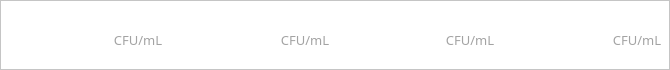
  <widget class="QFrame" name="frame_3">
   <property name="geometry">
    <rect>
     <x>348</x>
     <y>521</y>
     <width>670</width>
     <height>70</height>
    </rect>
   </property>
   <property name="styleSheet">
    <string notr="true">background-color: #ffffff;</string>
   </property>
   <property name="frameShape">
    <enum>QFrame::StyledPanel</enum>
   </property>
   <property name="frameShadow">
    <enum>QFrame::Raised</enum>
   </property>
   <widget class="QSpinBox" name="Spinbox_Time_2">
    <property name="geometry">
     <rect>
      <x>82</x>
      <y>386</y>
      <width>141</width>
      <height>91</height>
     </rect>
    </property>
    <property name="font">
     <font>
      <family>Nanum square</family>
      <pointsize>18</pointsize>
      <weight>9</weight>
      <italic>false</italic>
      <bold>false</bold>
     </font>
    </property>
    <property name="styleSheet">
     <string notr="true">QSpinBox {
    border-image: url(:/Icon/mea_sel_off_box.png) 4;
    border-width: 2;
    font: 75 18pt &quot;Nanum square&quot;;
}


QSpinBox::up-button {
    subcontrol-origin: border;
    subcontrol-position: top right; /* position at the top right corner */

    width: 50px; /* 16 + 2*1px border-width = 15px padding + 3px parent border */
    border-image: url(:/Icon/qspin_up.png) ;
}

QSpinBox::up-button:pressed {
    border-image: url(:/Icon/qspin_up_pressed.png) ;
}

QSpinBox::down-button {
    subcontrol-origin: border;
    subcontrol-position: bottom right; /* position at bottom right corner */
    width: 50px; /* 16 + 2*1px border-width = 15px padding + 3px parent border */
    border-image: url(:/Icon/qspin_down.png);

}

QSpinBox::down-button:pressed {
    border-image: url(:/Icon/qspin_down_pressed.png) ;
}
</string>
    </property>
    <property name="alignment">
     <set>Qt::AlignCenter</set>
    </property>
   </widget>
   <widget class="QLabel" name="label_9">
    <property name="geometry">
     <rect>
      <x>11</x>
      <y>398</y>
      <width>60</width>
      <height>60</height>
     </rect>
    </property>
    <property name="styleSheet">
     <string notr="true">image: url(:/Icon/set_ic_time.png);</string>
    </property>
    <property name="text">
     <string/>
    </property>
   </widget>
   <widget class="QPushButton" name="Button_Timeset_2">
    <property name="geometry">
     <rect>
      <x>237</x>
      <y>386</y>
      <width>90</width>
      <height>90</height>
     </rect>
    </property>
    <property name="styleSheet">
     <string notr="true">QPushButton {
	border-image: url(:/Icon/enter.png);
}

QPushButton:pressed {
	border-image: url(:/Icon/enter_pressed.png);
}</string>
    </property>
    <property name="text">
     <string/>
    </property>
   </widget>
   <widget class="QLabel" name="Num_Vial_1">
    <property name="geometry">
     <rect>
      <x>8</x>
      <y>24</y>
      <width>25</width>
      <height>25</height>
     </rect>
    </property>
    <property name="styleSheet">
     <string notr="true">border-image: url(:/Icon/no1.png);</string>
    </property>
    <property name="text">
     <string/>
    </property>
   </widget>
   <widget class="QLabel" name="CFU_Port1_I">
    <property name="geometry">
     <rect>
      <x>24</x>
      <y>24</y>
      <width>30</width>
      <height>30</height>
     </rect>
    </property>
    <property name="font">
     <font>
      <family>NanumSquare</family>
      <pointsize>12</pointsize>
     </font>
    </property>
    <property name="text">
     <string/>
    </property>
    <property name="alignment">
     <set>Qt::AlignRight|Qt::AlignTrailing|Qt::AlignVCenter</set>
    </property>
   </widget>
   <widget class="QLabel" name="CFU_Port_2">
    <property name="geometry">
     <rect>
      <x>201</x>
      <y>24</y>
      <width>80</width>
      <height>30</height>
     </rect>
    </property>
    <property name="font">
     <font>
      <family>NanumSquare</family>
      <pointsize>12</pointsize>
     </font>
    </property>
    <property name="text">
     <string/>
    </property>
    <property name="alignment">
     <set>Qt::AlignCenter</set>
    </property>
   </widget>
   <widget class="QLabel" name="Label_temp3_13">
    <property name="geometry">
     <rect>
      <x>113</x>
      <y>30</y>
      <width>50</width>
      <height>20</height>
     </rect>
    </property>
    <property name="font">
     <font>
      <family>Nanum square</family>
      <pointsize>10</pointsize>
      <weight>9</weight>
      <italic>false</italic>
      <bold>false</bold>
     </font>
    </property>
    <property name="styleSheet">
     <string notr="true">font: 75 10pt &quot;Nanum square&quot;;
color: #a3a3a3;</string>
    </property>
    <property name="text">
     <string>CFU/mL</string>
    </property>
    <property name="alignment">
     <set>Qt::AlignCenter</set>
    </property>
   </widget>
   <widget class="QLabel" name="CFU_Port1">
    <property name="geometry">
     <rect>
      <x>61</x>
      <y>24</y>
      <width>30</width>
      <height>30</height>
     </rect>
    </property>
    <property name="font">
     <font>
      <family>Nanum square</family>
      <pointsize>12</pointsize>
      <weight>9</weight>
      <italic>false</italic>
      <bold>false</bold>
     </font>
    </property>
    <property name="styleSheet">
     <string notr="true">font: 75 12pt &quot;Nanum square&quot;;</string>
    </property>
    <property name="text">
     <string/>
    </property>
    <property name="alignment">
     <set>Qt::AlignCenter</set>
    </property>
   </widget>
   <widget class="QLabel" name="CFU_Port1_S">
    <property name="geometry">
     <rect>
      <x>81</x>
      <y>14</y>
      <width>30</width>
      <height>30</height>
     </rect>
    </property>
    <property name="font">
     <font>
      <family>NanumSquare</family>
      <pointsize>10</pointsize>
     </font>
    </property>
    <property name="text">
     <string/>
    </property>
    <property name="alignment">
     <set>Qt::AlignCenter</set>
    </property>
   </widget>
   <widget class="QLabel" name="Label_temp3_15">
    <property name="geometry">
     <rect>
      <x>280</x>
      <y>30</y>
      <width>50</width>
      <height>20</height>
     </rect>
    </property>
    <property name="font">
     <font>
      <family>Nanum square</family>
      <pointsize>10</pointsize>
      <weight>9</weight>
      <italic>false</italic>
      <bold>false</bold>
     </font>
    </property>
    <property name="styleSheet">
     <string notr="true">font: 75 10pt &quot;Nanum square&quot;;
color: #a3a3a3;</string>
    </property>
    <property name="text">
     <string>CFU/mL</string>
    </property>
    <property name="alignment">
     <set>Qt::AlignCenter</set>
    </property>
   </widget>
   <widget class="QLabel" name="Num_Vial_2">
    <property name="geometry">
     <rect>
      <x>175</x>
      <y>24</y>
      <width>25</width>
      <height>25</height>
     </rect>
    </property>
    <property name="styleSheet">
     <string notr="true">border-image: url(:/Icon/no2.png);</string>
    </property>
    <property name="text">
     <string/>
    </property>
   </widget>
   <widget class="QLabel" name="CFU_Port2_I">
    <property name="geometry">
     <rect>
      <x>191</x>
      <y>24</y>
      <width>30</width>
      <height>30</height>
     </rect>
    </property>
    <property name="font">
     <font>
      <family>NanumSquare</family>
      <pointsize>12</pointsize>
     </font>
    </property>
    <property name="text">
     <string/>
    </property>
    <property name="alignment">
     <set>Qt::AlignRight|Qt::AlignTrailing|Qt::AlignVCenter</set>
    </property>
   </widget>
   <widget class="QLabel" name="CFU_Port2_S">
    <property name="geometry">
     <rect>
      <x>248</x>
      <y>14</y>
      <width>30</width>
      <height>30</height>
     </rect>
    </property>
    <property name="font">
     <font>
      <family>NanumSquare</family>
      <pointsize>10</pointsize>
     </font>
    </property>
    <property name="text">
     <string/>
    </property>
    <property name="alignment">
     <set>Qt::AlignCenter</set>
    </property>
   </widget>
   <widget class="QLabel" name="CFU_Port2">
    <property name="geometry">
     <rect>
      <x>228</x>
      <y>24</y>
      <width>30</width>
      <height>30</height>
     </rect>
    </property>
    <property name="font">
     <font>
      <family>Nanum square</family>
      <pointsize>12</pointsize>
      <weight>9</weight>
      <italic>false</italic>
      <bold>false</bold>
     </font>
    </property>
    <property name="styleSheet">
     <string notr="true">font: 75 12pt &quot;Nanum square&quot;;</string>
    </property>
    <property name="text">
     <string/>
    </property>
    <property name="alignment">
     <set>Qt::AlignCenter</set>
    </property>
   </widget>
   <widget class="QLabel" name="CFU_Port4">
    <property name="geometry">
     <rect>
      <x>560</x>
      <y>24</y>
      <width>30</width>
      <height>30</height>
     </rect>
    </property>
    <property name="font">
     <font>
      <family>Nanum square</family>
      <pointsize>12</pointsize>
      <weight>9</weight>
      <italic>false</italic>
      <bold>false</bold>
     </font>
    </property>
    <property name="styleSheet">
     <string notr="true">font: 75 12pt &quot;Nanum square&quot;;</string>
    </property>
    <property name="text">
     <string/>
    </property>
    <property name="alignment">
     <set>Qt::AlignCenter</set>
    </property>
   </widget>
   <widget class="QLabel" name="Label_temp3_18">
    <property name="geometry">
     <rect>
      <x>612</x>
      <y>30</y>
      <width>50</width>
      <height>20</height>
     </rect>
    </property>
    <property name="font">
     <font>
      <family>Nanum square</family>
      <pointsize>10</pointsize>
      <weight>9</weight>
      <italic>false</italic>
      <bold>false</bold>
     </font>
    </property>
    <property name="styleSheet">
     <string notr="true">font: 75 10pt &quot;Nanum square&quot;;
color: #a3a3a3;</string>
    </property>
    <property name="text">
     <string>CFU/mL</string>
    </property>
    <property name="alignment">
     <set>Qt::AlignCenter</set>
    </property>
   </widget>
   <widget class="QLabel" name="Num_Vial_3">
    <property name="geometry">
     <rect>
      <x>340</x>
      <y>24</y>
      <width>25</width>
      <height>25</height>
     </rect>
    </property>
    <property name="styleSheet">
     <string notr="true">border-image: url(:/Icon/no3.png);</string>
    </property>
    <property name="text">
     <string/>
    </property>
   </widget>
   <widget class="QLabel" name="Num_Vial_4">
    <property name="geometry">
     <rect>
      <x>507</x>
      <y>24</y>
      <width>25</width>
      <height>25</height>
     </rect>
    </property>
    <property name="styleSheet">
     <string notr="true">border-image: url(:/Icon/no4.png);</string>
    </property>
    <property name="text">
     <string/>
    </property>
   </widget>
   <widget class="QLabel" name="CFU_Port3_I">
    <property name="geometry">
     <rect>
      <x>356</x>
      <y>24</y>
      <width>30</width>
      <height>30</height>
     </rect>
    </property>
    <property name="font">
     <font>
      <family>NanumSquare</family>
      <pointsize>12</pointsize>
     </font>
    </property>
    <property name="text">
     <string/>
    </property>
    <property name="alignment">
     <set>Qt::AlignRight|Qt::AlignTrailing|Qt::AlignVCenter</set>
    </property>
   </widget>
   <widget class="QLabel" name="CFU_Port3_S">
    <property name="geometry">
     <rect>
      <x>413</x>
      <y>14</y>
      <width>30</width>
      <height>30</height>
     </rect>
    </property>
    <property name="font">
     <font>
      <family>NanumSquare</family>
      <pointsize>10</pointsize>
     </font>
    </property>
    <property name="text">
     <string/>
    </property>
    <property name="alignment">
     <set>Qt::AlignCenter</set>
    </property>
   </widget>
   <widget class="QLabel" name="CFU_Port4_I">
    <property name="geometry">
     <rect>
      <x>523</x>
      <y>24</y>
      <width>30</width>
      <height>30</height>
     </rect>
    </property>
    <property name="font">
     <font>
      <family>NanumSquare</family>
      <pointsize>12</pointsize>
     </font>
    </property>
    <property name="text">
     <string/>
    </property>
    <property name="alignment">
     <set>Qt::AlignRight|Qt::AlignTrailing|Qt::AlignVCenter</set>
    </property>
   </widget>
   <widget class="QLabel" name="CFU_Port4_S">
    <property name="geometry">
     <rect>
      <x>580</x>
      <y>14</y>
      <width>30</width>
      <height>30</height>
     </rect>
    </property>
    <property name="font">
     <font>
      <family>NanumSquare</family>
      <pointsize>10</pointsize>
     </font>
    </property>
    <property name="text">
     <string/>
    </property>
    <property name="alignment">
     <set>Qt::AlignCenter</set>
    </property>
   </widget>
   <widget class="QLabel" name="Label_temp3_19">
    <property name="geometry">
     <rect>
      <x>445</x>
      <y>30</y>
      <width>50</width>
      <height>20</height>
     </rect>
    </property>
    <property name="font">
     <font>
      <family>Nanum square</family>
      <pointsize>10</pointsize>
      <weight>9</weight>
      <italic>false</italic>
      <bold>false</bold>
     </font>
    </property>
    <property name="styleSheet">
     <string notr="true">font: 75 10pt &quot;Nanum square&quot;;
color: #a3a3a3;</string>
    </property>
    <property name="text">
     <string>CFU/mL</string>
    </property>
    <property name="alignment">
     <set>Qt::AlignCenter</set>
    </property>
   </widget>
   <widget class="QLabel" name="CFU_Port3">
    <property name="geometry">
     <rect>
      <x>393</x>
      <y>24</y>
      <width>30</width>
      <height>30</height>
     </rect>
    </property>
    <property name="font">
     <font>
      <family>Nanum square</family>
      <pointsize>12</pointsize>
      <weight>9</weight>
      <italic>false</italic>
      <bold>false</bold>
     </font>
    </property>
    <property name="styleSheet">
     <string notr="true">font: 75 12pt &quot;Nanum square&quot;;</string>
    </property>
    <property name="text">
     <string/>
    </property>
    <property name="alignment">
     <set>Qt::AlignCenter</set>
    </property>
   </widget>
   <zorder>Spinbox_Time_2</zorder>
   <zorder>label_9</zorder>
   <zorder>Button_Timeset_2</zorder>
   <zorder>CFU_Port1_I</zorder>
   <zorder>CFU_Port_2</zorder>
   <zorder>Label_temp3_13</zorder>
   <zorder>Num_Vial_1</zorder>
   <zorder>CFU_Port1_S</zorder>
   <zorder>CFU_Port1</zorder>
   <zorder>Label_temp3_15</zorder>
   <zorder>CFU_Port2_I</zorder>
   <zorder>CFU_Port2_S</zorder>
   <zorder>CFU_Port2</zorder>
   <zorder>Num_Vial_2</zorder>
   <zorder>Label_temp3_18</zorder>
   <zorder>CFU_Port3_I</zorder>
   <zorder>CFU_Port3_S</zorder>
   <zorder>CFU_Port4_I</zorder>
   <zorder>CFU_Port4_S</zorder>
   <zorder>Label_temp3_19</zorder>
   <zorder>CFU_Port3</zorder>
   <zorder>Num_Vial_3</zorder>
   <zorder>Num_Vial_4</zorder>
   <zorder>CFU_Port4</zorder>
  </widget>
